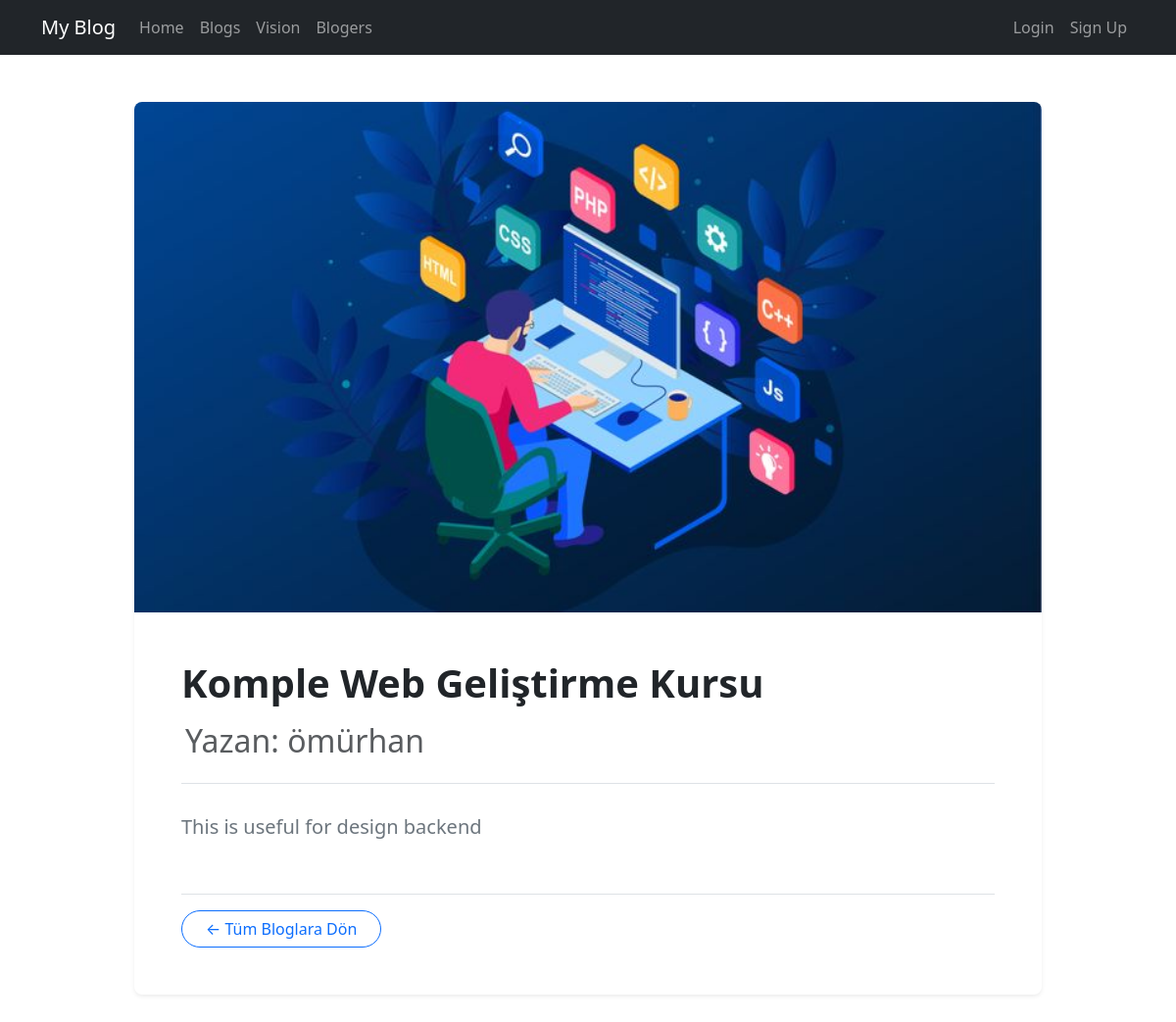
Screenshot of /blogs/komple-web-gelistirme-kursu with the database file from the repository.
### account/models.py (models this page shows, shortened)
class Blogs(models.Model):
  title = models.CharField(max_length=200)
  image = models.ImageField(upload_to="blogs")
  description = models.TextField()
  is_active = models.BooleanField(default=False)
  is_home = models.BooleanField(default=False)
  slug = models.SlugField(blank=True,unique=True,db_index=True,editable=False)
  category = models.ManyToManyField(Category)
  author = models.ForeignKey(User, on_delete=models.CASCADE, related_name="blogs", null=True, blank=True)

### account/views.py (the view)
# urls.py: path('blogs/<slug:slug>', views.blog_details, name='blog_details'),
def blog_details(request, slug):
    blog = Blogs.objects.get(slug=slug)
    return render(request, 'account/blog_details.html', {'blog': blog})

### account/templates/account/blog_details.html (shortened to what this page needs)
{% extends "base.html" %}
{% load static %}
{% block content %}
<div class="container my-5">
    <div class="row justify-content-center">
        <div class="col-lg-10">
            <div class="card shadow-sm border-0 rounded-3 overflow-hidden">
                {% if blog.image %}
                   <img src="{{ blog.image.url }}" class="img-fluid " style="max-width:60% height: auto;" alt="{{ blog.title }}">
                {% else %}
                    <img src="{% static 'blog.image' %}" class="card-img-top" alt="Blog Görseli" style="max-width:60% height:auto;"; object-fit: cover;>
                {% endif %}
                <div class="card-body p-4 p-md-5">
                    <h1 class="card-title fw-bold text-dark mb-3">{{ blog.title }}</h1>
                    <div class="text-muted small mb-4 pb-3 border-bottom d-flex align-items-center gap-3">
                        {% if blog.author %}
                             <h2>
                            <span>Yazan: {{ blog.author.username }}</span>
                             </h2>
                        {% endif %}
                    </div>
                    <div class="card-text text-secondary lh-lg fs-5">
                        {{ blog.description|safe|linebreaks }}
                    </div>
                    <div class="mt-5 pt-3 border-top">
                        <a href="{% url 'blogs' %}" class="btn btn-outline-primary rounded-pill px-4">
                            &larr; Tüm Bloglara Dön
                        </a>
                    </div>
                </div>
            </div>
        </div>
    </div>
</div>
{% endblock content %}

### rows the page displays
Blogs: image (picture), title "Komple Web Geliştirme Kursu", author.username "ömürhan", description "This is useful for design backend"
